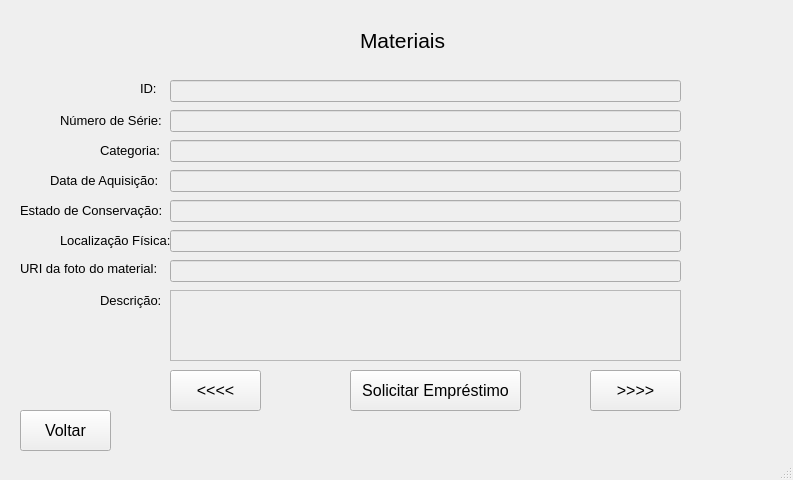
<?xml version="1.0" encoding="UTF-8"?>
<ui version="4.0">
 <class>MainWindow</class>
 <widget class="QMainWindow" name="MainWindow">
  <property name="geometry">
   <rect>
    <x>0</x>
    <y>0</y>
    <width>793</width>
    <height>480</height>
   </rect>
  </property>
  <property name="windowTitle">
   <string>MainWindow</string>
  </property>
  <widget class="QWidget" name="centralwidget">
   <widget class="QLabel" name="Categoria">
    <property name="geometry">
     <rect>
      <x>100</x>
      <y>140</y>
      <width>81</width>
      <height>21</height>
     </rect>
    </property>
    <property name="font">
     <font>
      <pointsize>10</pointsize>
     </font>
    </property>
    <property name="text">
     <string>Categoria:</string>
    </property>
   </widget>
   <widget class="QLabel" name="DataAquisicao">
    <property name="geometry">
     <rect>
      <x>50</x>
      <y>170</y>
      <width>121</width>
      <height>21</height>
     </rect>
    </property>
    <property name="font">
     <font>
      <pointsize>10</pointsize>
     </font>
    </property>
    <property name="text">
     <string>Data de Aquisição:</string>
    </property>
   </widget>
   <widget class="QLineEdit" name="EstadoConservacaoTxt">
    <property name="enabled">
     <bool>false</bool>
    </property>
    <property name="geometry">
     <rect>
      <x>170</x>
      <y>200</y>
      <width>511</width>
      <height>22</height>
     </rect>
    </property>
   </widget>
   <widget class="QLabel" name="NumeroSerie">
    <property name="geometry">
     <rect>
      <x>60</x>
      <y>110</y>
      <width>121</width>
      <height>20</height>
     </rect>
    </property>
    <property name="font">
     <font>
      <pointsize>10</pointsize>
     </font>
    </property>
    <property name="text">
     <string>Número de Série:</string>
    </property>
   </widget>
   <widget class="QLineEdit" name="LocalizacaoTxt">
    <property name="enabled">
     <bool>false</bool>
    </property>
    <property name="geometry">
     <rect>
      <x>170</x>
      <y>230</y>
      <width>511</width>
      <height>22</height>
     </rect>
    </property>
   </widget>
   <widget class="QLineEdit" name="CategoriaTxt">
    <property name="enabled">
     <bool>false</bool>
    </property>
    <property name="geometry">
     <rect>
      <x>170</x>
      <y>140</y>
      <width>511</width>
      <height>22</height>
     </rect>
    </property>
   </widget>
   <widget class="QPushButton" name="BotaoAnterior">
    <property name="geometry">
     <rect>
      <x>170</x>
      <y>370</y>
      <width>91</width>
      <height>41</height>
     </rect>
    </property>
    <property name="font">
     <font>
      <pointsize>12</pointsize>
     </font>
    </property>
    <property name="text">
     <string>&lt;&lt;&lt;&lt;</string>
    </property>
   </widget>
   <widget class="QLineEdit" name="URITxt">
    <property name="enabled">
     <bool>false</bool>
    </property>
    <property name="geometry">
     <rect>
      <x>170</x>
      <y>260</y>
      <width>511</width>
      <height>22</height>
     </rect>
    </property>
   </widget>
   <widget class="QPushButton" name="BotaoAvanca">
    <property name="geometry">
     <rect>
      <x>590</x>
      <y>370</y>
      <width>91</width>
      <height>41</height>
     </rect>
    </property>
    <property name="font">
     <font>
      <pointsize>12</pointsize>
     </font>
    </property>
    <property name="text">
     <string>&gt;&gt;&gt;&gt;</string>
    </property>
   </widget>
   <widget class="QLabel" name="MaterialLabel">
    <property name="geometry">
     <rect>
      <x>360</x>
      <y>20</y>
      <width>101</width>
      <height>41</height>
     </rect>
    </property>
    <property name="font">
     <font>
      <pointsize>16</pointsize>
     </font>
    </property>
    <property name="text">
     <string>Materiais</string>
    </property>
   </widget>
   <widget class="QLabel" name="URI">
    <property name="geometry">
     <rect>
      <x>20</x>
      <y>260</y>
      <width>141</width>
      <height>16</height>
     </rect>
    </property>
    <property name="font">
     <font>
      <pointsize>10</pointsize>
     </font>
    </property>
    <property name="text">
     <string>URI da foto do material: </string>
    </property>
   </widget>
   <widget class="QLineEdit" name="NumeroSerieTxt">
    <property name="enabled">
     <bool>false</bool>
    </property>
    <property name="geometry">
     <rect>
      <x>170</x>
      <y>110</y>
      <width>511</width>
      <height>22</height>
     </rect>
    </property>
   </widget>
   <widget class="QLabel" name="Descricao">
    <property name="geometry">
     <rect>
      <x>100</x>
      <y>290</y>
      <width>71</width>
      <height>21</height>
     </rect>
    </property>
    <property name="font">
     <font>
      <pointsize>10</pointsize>
     </font>
    </property>
    <property name="text">
     <string>Descrição:</string>
    </property>
   </widget>
   <widget class="QTextBrowser" name="DescricaoTxt">
    <property name="enabled">
     <bool>false</bool>
    </property>
    <property name="geometry">
     <rect>
      <x>170</x>
      <y>290</y>
      <width>511</width>
      <height>71</height>
     </rect>
    </property>
    <property name="html">
     <string>&lt;!DOCTYPE HTML PUBLIC &quot;-//W3C//DTD HTML 4.0//EN&quot; &quot;http://www.w3.org/TR/REC-html40/strict.dtd&quot;&gt;
&lt;html&gt;&lt;head&gt;&lt;meta name=&quot;qrichtext&quot; content=&quot;1&quot; /&gt;&lt;style type=&quot;text/css&quot;&gt;
p, li { white-space: pre-wrap; }
&lt;/style&gt;&lt;/head&gt;&lt;body style=&quot; font-family:'MS Shell Dlg 2'; font-size:8.25pt; font-weight:400; font-style:normal;&quot;&gt;
&lt;p style=&quot;-qt-paragraph-type:empty; margin-top:0px; margin-bottom:0px; margin-left:0px; margin-right:0px; -qt-block-indent:0; text-indent:0px; font-family:'Segoe UI'; font-size:9pt;&quot;&gt;&lt;br /&gt;&lt;/p&gt;&lt;/body&gt;&lt;/html&gt;</string>
    </property>
   </widget>
   <widget class="QLabel" name="ID">
    <property name="geometry">
     <rect>
      <x>140</x>
      <y>80</y>
      <width>21</width>
      <height>16</height>
     </rect>
    </property>
    <property name="font">
     <font>
      <pointsize>10</pointsize>
     </font>
    </property>
    <property name="text">
     <string>ID:</string>
    </property>
   </widget>
   <widget class="QLabel" name="Estado_Conservacao">
    <property name="geometry">
     <rect>
      <x>20</x>
      <y>200</y>
      <width>151</width>
      <height>21</height>
     </rect>
    </property>
    <property name="font">
     <font>
      <pointsize>10</pointsize>
     </font>
    </property>
    <property name="text">
     <string>Estado de Conservação:</string>
    </property>
   </widget>
   <widget class="QLineEdit" name="IDTxt">
    <property name="enabled">
     <bool>false</bool>
    </property>
    <property name="geometry">
     <rect>
      <x>170</x>
      <y>80</y>
      <width>511</width>
      <height>22</height>
     </rect>
    </property>
   </widget>
   <widget class="QLabel" name="Localizacao">
    <property name="geometry">
     <rect>
      <x>60</x>
      <y>230</y>
      <width>111</width>
      <height>21</height>
     </rect>
    </property>
    <property name="font">
     <font>
      <pointsize>10</pointsize>
     </font>
    </property>
    <property name="text">
     <string>Localização Física:</string>
    </property>
   </widget>
   <widget class="QPushButton" name="BotaoEmprestimo">
    <property name="geometry">
     <rect>
      <x>350</x>
      <y>370</y>
      <width>171</width>
      <height>41</height>
     </rect>
    </property>
    <property name="font">
     <font>
      <pointsize>12</pointsize>
     </font>
    </property>
    <property name="text">
     <string>Solicitar Empréstimo</string>
    </property>
   </widget>
   <widget class="QPushButton" name="BotaoVoltar">
    <property name="geometry">
     <rect>
      <x>20</x>
      <y>410</y>
      <width>91</width>
      <height>41</height>
     </rect>
    </property>
    <property name="font">
     <font>
      <pointsize>12</pointsize>
     </font>
    </property>
    <property name="text">
     <string>Voltar</string>
    </property>
   </widget>
   <widget class="QLineEdit" name="DataTxt">
    <property name="enabled">
     <bool>false</bool>
    </property>
    <property name="geometry">
     <rect>
      <x>170</x>
      <y>170</y>
      <width>511</width>
      <height>22</height>
     </rect>
    </property>
   </widget>
  </widget>
  <widget class="QStatusBar" name="statusbar"/>
 </widget>
 <resources/>
 <connections/>
</ui>
